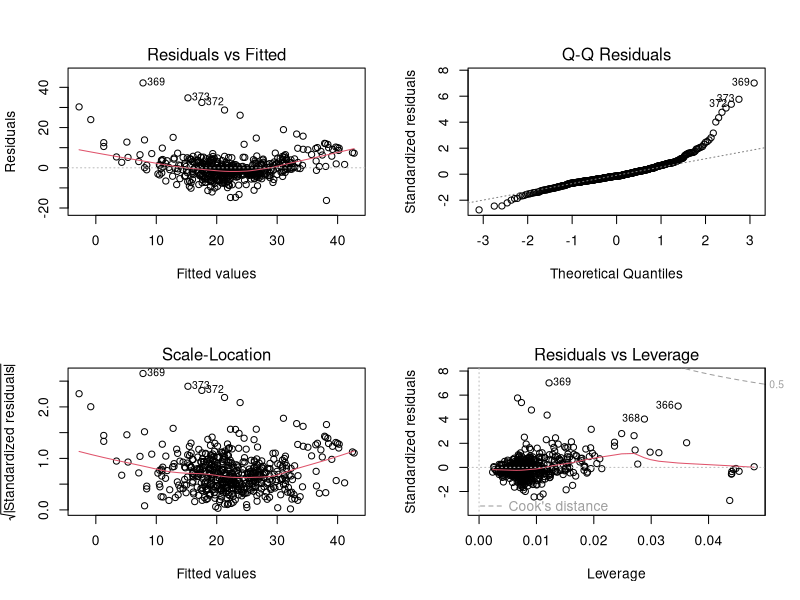
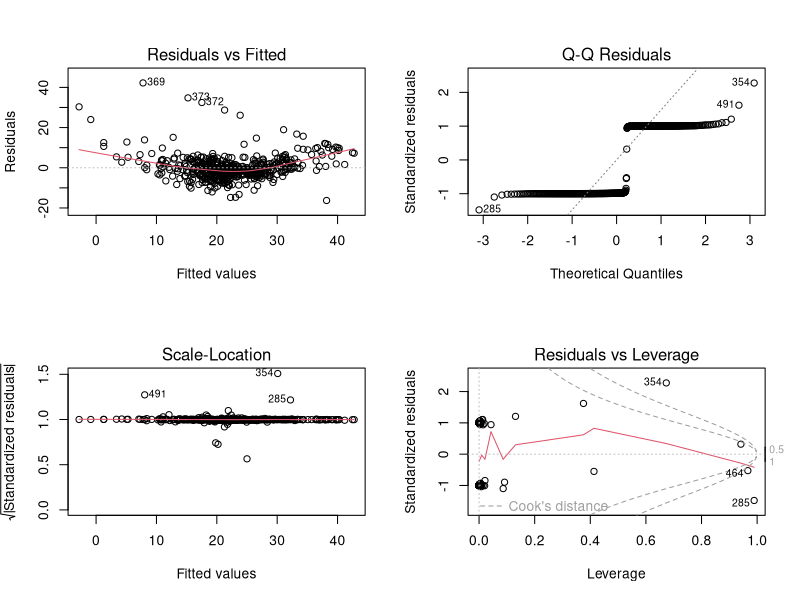

These charts were generated, in order, by the following R code:
library(tidyverse)
library(tidyr)
library(car)

df<- read.csv("housing_hw.csv") %>%
  na.omit()

# Fit initial OLS model
ols_model <- lm(MEDV ~ AGE + RM + TAX + INDUS, data =df)
df$residuals <- residuals(ols_model)
summary(ols_model)

par(mfrow = c(2, 2))
plot(ols_model)
par(mfrow = c(1, 1))  # Reset plot layout

# Calculate weights as the inverse of the squared residuals
df$weights <- 1 / (df$residuals^2)

# Fit the WLS model
wls_model <- lm(MEDV ~ AGE + RM + TAX + INDUS, data = df, weights = weights)

summary(wls_model)
par(mfrow = c(2, 2))
plot(wls_model)
par(mfrow = c(1, 1))  # Reset plot layout

# Extract standard errors of each coefficient

summary(ols_model)$coefficients[, "Std. Error"]
summary(wls_model)$coefficients[, "Std. Error"]
